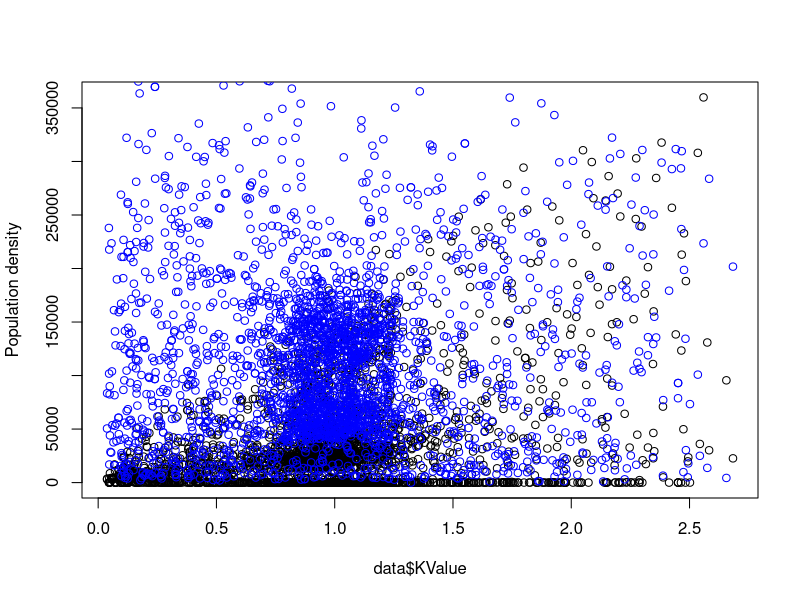
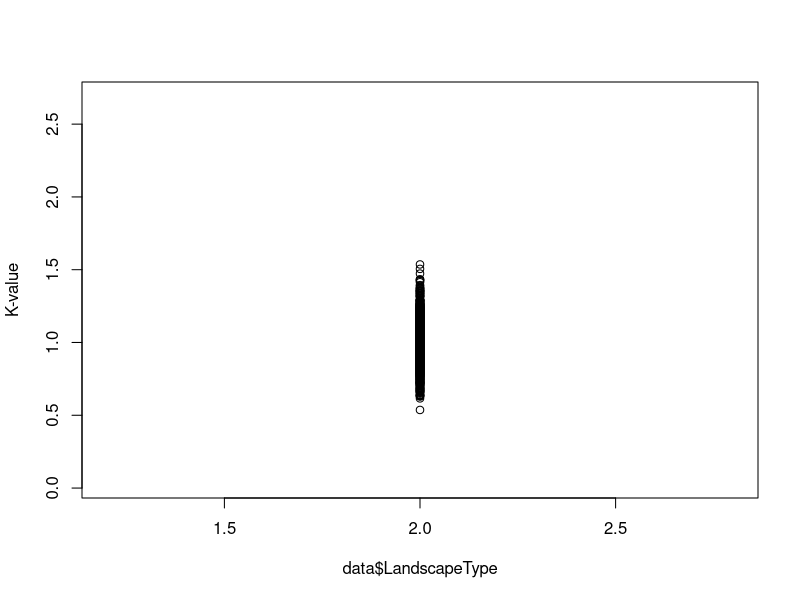
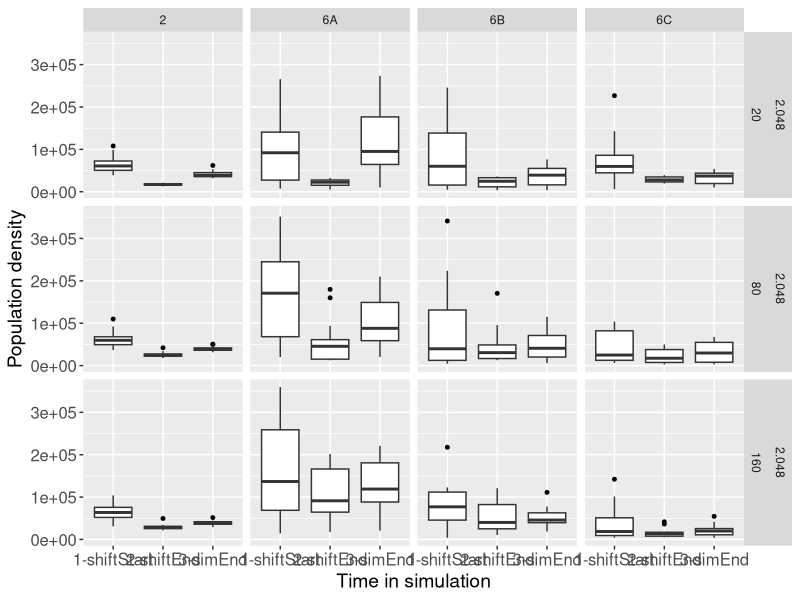

Recreate these plots in R, in order. (Note: this script raises an error after producing the figures.)
# code for overview figure

require(ggplot2)
require(corrplot)

#data <- read.csv("ResultsWithoutMortality_new_mod.csv")
data <- read.csv("ResultsWithoutMortality_nov2016.csv")
# some a-values included
dispersal <- c(0.008, 0.064, 0.256, 2.048)

data1<-data[data$aValue==dispersal[1],]
data2<-data[data$aValue==dispersal[2],]
data3<-data[data$aValue==dispersal[3],]
data4<-data[data$aValue==dispersal[4],]
data_new <- rbind(data1, data2, data3, data4)

# Below if one wants to use only four dispersal values
data_all <- read.csv("data_bae.csv", sep="\t")
data_all_patches <- read.csv("data_bae_patches.csv")
data_all_patches <- data_all_patches[,-1]

# Below if one wants to use all dispersal values
dataA<-data[,c(1,2,3,8)]
colnames(dataA)[4] <- "popDensity"
dataA$time <- "1-shiftStart"
dataA$aValue[dataA$aValue==0.001 | dataA$aValue==0.002 | dataA$aValue==0.004 | dataA$aValue==0.008]=1
dataA$aValue[dataA$aValue==0.016 | dataA$aValue==0.032 | dataA$aValue==0.064 | dataA$aValue==0.128]=2
dataA$aValue[dataA$aValue==0.256 | dataA$aValue==0.512 | dataA$aValue==1.024]=3
dataA$aValue[dataA$aValue==2.048 | dataA$aValue==4.096 | dataA$aValue==8.192 | dataA$aValue==16.384]=4

dataB<-data[,c(1,2,3,4)]
colnames(dataB)[4] <- "popDensity"
dataB$time <- "2-shiftEnd"
dataB$aValue[dataB$aValue==0.001 | dataB$aValue==0.002 | dataB$aValue==0.004 | dataB$aValue==0.008]=1
dataB$aValue[dataB$aValue==0.016 | dataB$aValue==0.032 | dataB$aValue==0.064 | dataB$aValue==0.128]=2
dataB$aValue[dataB$aValue==0.256 | dataB$aValue==0.512 | dataB$aValue==1.024]=3
dataB$aValue[dataB$aValue==2.048 | dataB$aValue==4.096 | dataB$aValue==8.192 | dataB$aValue==16.384]=4

dataC<-data[,c(1,2,3,6)]
colnames(dataC)[4] <- "popDensity"
dataC$time <- "3-simEnd"
dataC$aValue[dataC$aValue==0.001 | dataC$aValue==0.002 | dataC$aValue==0.004 | dataC$aValue==0.008]=1
dataC$aValue[dataC$aValue==0.016 | dataC$aValue==0.032 | dataC$aValue==0.064 | dataC$aValue==0.128]=2
dataC$aValue[dataC$aValue==0.256 | dataC$aValue==0.512 | dataC$aValue==1.024]=3
dataC$aValue[dataC$aValue==2.048 | dataC$aValue==4.096 | dataC$aValue==8.192 | dataC$aValue==16.384]=4

data_AllDisp <- rbind(dataA, dataB, dataC)
disp008<- data_all[which(data_all[,2]==2.048),]

# BOXPLOTS
# K-value and landscape type
pdf("K-pop.pdf")
plot(data$KValue, data$PopulationAtShiftEnd, ylab="Population density")
points(data$KValue, data$PopulationAtShiftStart, ylab="Population density", col="blue")
dev.off()

pdf("K-landscape.pdf")
plot(data$LandscapeType, data$KValue, ylab="K-value")
dev.off()


# Population density at different times
p <- ggplot(data=disp008, aes(x=time, y=popDensity))+ facet_grid(aValue+Simlength~LandscapeType)
p <- p + geom_boxplot(outlier.colour = "black", outlier.size = 1) +  labs(x="Time in simulation", y = "Population density") + theme(axis.text = element_text(size = 12), axis.title=element_text(size=14)) 

ggsave(file="boxplot_density_disp2048.pdf", width=16, height=10, useDingbats=FALSE)

##################


# Patch occupancy at different times
p <- ggplot(data=data_all_patches, aes(x=time, y=patchesOccupied))+ facet_grid(aValue~LandscapeType)
p <- p + geom_boxplot(color= c("darkblue", "darkred", "darkblue"), fill=c("white", "white", "white"),  outlier.colour = "black", outlier.size = 1) +  labs(x="Time in simulation", y = "Occupied habitat patches") + theme(axis.text = element_text(size = 14), axis.title=element_text(size=16)) + ggtitle("Number of patches occupied")

ggsave(file="boxplot_patches.pdf", width=16, height=10, useDingbats=FALSE)

# Population density at shift start
p <- ggplot(data=data_new, aes(factor(aValue), data_new$PopulationAtShiftStart))+ facet_grid(Simlength~LandscapeType)
p <- p + geom_boxplot(outlier.colour = "black", outlier.size = 1, fill="grey")  +  labs(x="Time in simulation",y = "Population density")+theme_bw() + theme(axis.text = element_text(size = 14), axis.title=element_text(size=16)) 
ggsave(file="boxplot_densityShiftStart.pdf", width=20, height=8, useDingbats=FALSE)

# Population density at shift end
p <- ggplot(data=data_new, aes(factor(aValue), data_new$PopulationAtShiftEnd))+ facet_grid(Simlength~LandscapeType)
p <- p + geom_boxplot(outlier.colour = "black", outlier.size = 1, fill="grey")  +  labs(x="Time in simulation",y = "Population density")+theme_bw() + theme(axis.text = element_text(size = 14), axis.title=element_text(size=16)) 
ggsave(file="boxplot_densityShiftEnd.pdf", width=20, height=8, useDingbats=FALSE)

# Population density at simulation end
p <- ggplot(data=data_new, aes(factor(aValue), data_new$PopulationAtSimEnd))+ facet_grid(Simlength~LandscapeType)
p <- p + geom_boxplot(outlier.colour = "black", outlier.size = 1, fill="grey")  +  labs(x="Time in simulation",y = "Population density")+theme_bw() + theme(axis.text = element_text(size = 14), axis.title=element_text(size=16)) 
ggsave(file="boxplot_densitySimEnd.pdf", width=20, height=8, useDingbats=FALSE)

# Patches at shift start
p <- ggplot(data=data_new, aes(factor(aValue), data_new$PatchesAtShiftStart))+ facet_grid(Simlength~LandscapeType)
p <- p + geom_boxplot(outlier.colour = "black", outlier.size = 1, fill="grey")  +  labs(x="Time in simulation",y = "Population density")+theme_bw() + theme(axis.text = element_text(size = 14), axis.title=element_text(size=16)) 
ggsave(file="boxplot_patchesShiftStart.pdf", width=20, height=8, useDingbats=FALSE)

# Patches at shift end
p <- ggplot(data=data_new, aes(factor(aValue), data_new$PatchesAtShiftEnd))+ facet_grid(Simlength~LandscapeType)
p <- p + geom_boxplot(outlier.colour = "black", outlier.size = 1, fill="grey")  +  labs(x="Time in simulation",y = "Population density")+theme_bw() + theme(axis.text = element_text(size = 14), axis.title=element_text(size=16)) 
ggsave(file="boxplot_patchesShiftEnd.pdf", width=20, height=8, useDingbats=FALSE)

# Patches at simulation end
p <- ggplot(data=data_new, aes(factor(aValue), data_new$PatchesAtSimEnd))+ facet_grid(Simlength~LandscapeType)
p <- p + geom_boxplot(outlier.colour = "black", outlier.size = 1, fill="grey")  +  labs(x="Time in simulation",y = "Population density")+theme_bw() + theme(axis.text = element_text(size = 14), axis.title=element_text(size=16)) 
ggsave(file="boxplot_patchesSimEnd.pdf", width=20, height=8, useDingbats=FALSE)




# New boxplots
p <- ggplot(data=data, aes(factor(LandscapeType), data$PopulationAtShiftEnd/data$PopulationAtShiftStart))#+ facet_grid(Simlength~aValue)
#boxplots
p <- p + geom_boxplot(outlier.colour = "black", outlier.size = 1, fill="grey")  +  labs(x="Number of traits",y = "Overlap")+theme_bw() + theme(axis.text = element_text(size = 14), axis.title=element_text(size=16)) 
ggsave(file="boxplots_landscapes.pdf", width=20, height=8, useDingbats=FALSE)


# mean density
landscape <- c("2", "6A", "6B", "6C")
speed <- c(20,80,160)
dispersal <- c(0.008, 0.064, 0.256, 2.048)
ResultAll <- matrix(NA,4,12)
ResultAll_median <- matrix(NA,4,12)
ResultAll_sd <- matrix(NA,4,12)

for(i in 1:length(landscape)){
  print(landscape[i])
  Res <- matrix(NA,4,3)
  Res_median <- matrix(NA,4,3)
  Res_sd <- matrix(NA,4,3)
  for(j in 1:length(dispersal)){
    #print(dispersal[j])
    #print(j)
    for(y in 1:length(speed)){
     # print(y)
    part <- data[data$LandscapeType==landscape[i] & data$Simlength==speed[y] & data$aValue==dispersal[j],]
    part$fraction <- part$PopulationAtSimEnd/part$PopulationAtShiftStart
    print(part$fraction)
    change <- which(part$fraction>2)
    if(length(change)>0){
       part$fraction[change]<-2
      print("CHANGES!!!")
     #new_set <- part$fraction[-remove]
     #print("REMOVALS!!!")
    }
    #else{
    #  new_set <- part$fraction
    #}
   #if(length(new_set)==0){
  #   new_set <-1
   #}
    new_set <- part$fraction
   # print(new_set)
  #  readline(prompt="Press [enter] to continue")
    
    Res[j,y] <- mean(new_set)
    Res_median[j,y] <- median(new_set)
    Res_sd[j,y] <- sd(new_set)
    
    }
  }
  if(i==1){
  ResultAll[,1:3]<-Res
  ResultAll_median[,1:3] <- Res_median
  ResultAll_sd[,1:3] <- Res_sd
  }
  if(
    i==2){
    ResultAll[,4:6]<-Res
    ResultAll_median[,4:6] <- Res_median
    ResultAll_sd[,4:6] <- Res_sd
    
  }
  if(i==3){
    ResultAll[,7:9]<-Res
    ResultAll_median[,7:9] <- Res_median
    ResultAll_sd[,7:9] <- Res_sd
  }
  if(i==4){
    ResultAll[,10:12]<-Res
    ResultAll_median[,10:12] <- Res_median
    ResultAll_sd[,10:12] <- Res_sd
  }
}

colnames(ResultAll)<- c("2_A", "2_B", "2_C", "6A_A", "6A_B", "6A_C", "6B_A", "6B_B", "6B_C", "6C_A", "6C_B", "6C_C")
rownames(ResultAll)<- c("L", "M1", "M2", "H")
write.csv(round(ResultAll, 2), "ResultAll_mean_ShiftEnd.csv")

colnames(ResultAll_median)<- c("2_A", "2_B", "2_C", "6A_A", "6A_B", "6A_C", "6B_A", "6B_B", "6B_C", "6C_A", "6C_B", "6C_C")
rownames(ResultAll_median)<- c("L", "M1", "M2", "H")
write.csv(round(ResultAll_median,2), "ResultAll_median_ShiftEnd.csv")

colnames(ResultAll_sd)<- c("2_A", "2_B", "2_C", "6A_A", "6A_B", "6A_C", "6B_A", "6B_B", "6B_C", "6C_A", "6C_B", "6C_C")
rownames(ResultAll_sd)<- c("L", "M1", "M2", "H")
write.csv(round(ResultAll_sd,2), "ResultAll_sd.csv_ShiftEnd.csv")

pdf("image.pdf")
image(ResultAll, axes=FALSE, lwd=0)

mtext(text=c("L", "M1", "M2", "H"), side=1, line=0.3, at=c(0,0.35,0.7,1), las=1, cex=1.2)
mtext(text=c("2_A", "2_B", "2_C", "6A_A", "6A_B", "6A_C", "6B_A", "6B_B", "6B_C", "6C_A", "6C_B", "6C_C"), side=2, line=0.3, at=c(seq(0, 1, length.out = 12)), las=1, cex=1.2)

dev.off()

# regular heat map
pdf("heat.pdf")
heatmap(ResultAll)
dev.off()

# correlation plot
col4 <- colorRampPalette(c("darkred", "red","lightblue", "darkblue"))
pdf("corrplot_simEnd.pdf")
adjRes <- ResultAll_median#mean(ResultAll)
corrplot(adjRes, is.corr=FALSE, tl.col="black", col=col4(20), cl.lim=c(0,2))
#corrplot(adjRes, is.corr=FALSE, tl.col="black", method="color", tl.pos="n", cl.lim=c(0,3), col=colorRampPalette(c("blue","white","red"))(5))
dev.off()



#+ geom_jitter(position=position_jitter(width=.2),size=1)
